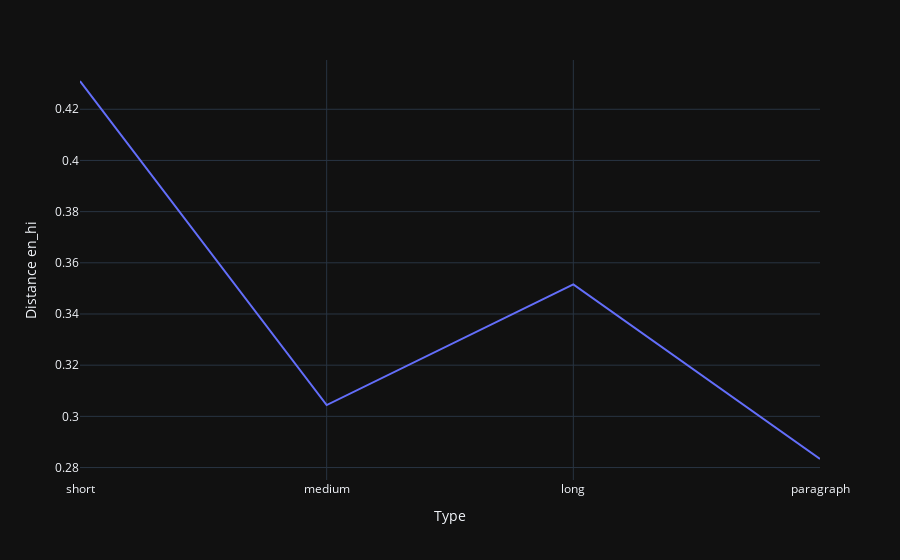

The notebook cell this image was saved under:
### Code cell
distance_chart = px.line(distance_df, x='Type', y='Distance en_hi')
distance_chart.show()

### Figure 1 — Plotly figure (JSON) as saved in the notebook; plotly's stock layout.template omitted (floating-point values rounded to 4 significant figures)
{"data": [{"hovertemplate": "Type=%{x}<br>Distance en_hi=%{y}<extra></extra>", "legendgroup": "", "line": {"color": "#636efa", "dash": "solid"}, "marker": {"symbol": "circle"}, "mode": "lines", "name": "", "orientation": "v", "showlegend": false, "x": ["short", "medium", "long", "paragraph"], "xaxis": "x", "y": [0.431, 0.3044, 0.3516, 0.2833], "yaxis": "y", "type": "scatter"}], "layout": {"xaxis": {"anchor": "y", "domain": [0.0, 1.0], "title": {"text": "Type"}}, "yaxis": {"anchor": "x", "domain": [0.0, 1.0], "title": {"text": "Distance en_hi"}}, "legend": {"tracegroupgap": 0}, "margin": {"t": 60}}}
